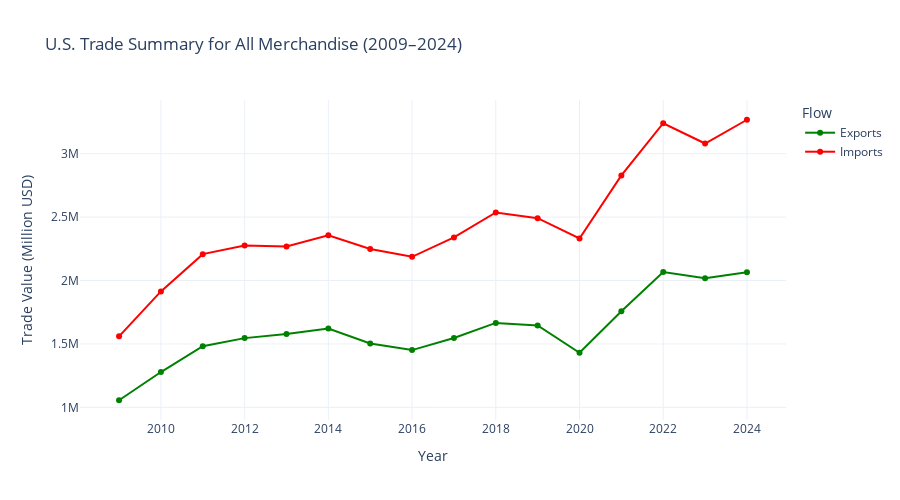

Notebook source saved alongside this figure:
### Code cell
# Filter for All Merchandise
all_merch = merged[merged["Is_All_Merchandise"]].copy()

# Line plot for All Merchandise export and import over time
fig_all = go.Figure()

# Add export line
fig_all.add_trace(go.Scatter(
    x=all_merch["Year"],
    y=all_merch["Export"],
    mode='lines+markers',
    name="Exports",
    line=dict(color="green"),
    marker=dict(size=6),
    hovertemplate="Year: %{x}<br>Export: %{y:,.0f}M<extra></extra>"
))

# Add import line
fig_all.add_trace(go.Scatter(
    x=all_merch["Year"],
    y=all_merch["Import"],
    mode='lines+markers',
    name="Imports",
    line=dict(color="red"),
    marker=dict(size=6),
    hovertemplate="Year: %{x}<br>Import: %{y:,.0f}M<extra></extra>"
))

# Customize layout
fig_all.update_layout(
    title="U.S. Trade Summary for All Merchandise (2009–2024)",
    xaxis_title="Year",
    yaxis_title="Trade Value (Million USD)",
    height=500,
    legend_title="Flow",
    template="plotly_white"
)

fig_all.show()
fig_all.write_html("../img/Import_export_all_trend.html")

### Figure 1 — Plotly figure (JSON) as saved in the notebook; plotly's stock layout.template omitted (floating-point values rounded to 4 significant figures)
{"data": [{"hovertemplate": "Year: %{x}<br>Export: %{y:,.0f}M<extra></extra>", "line": {"color": "green"}, "marker": {"size": 6}, "mode": "lines+markers", "name": "Exports", "type": "scatter", "x": [2009, 2010, 2011, 2012, 2013, 2014, 2015, 2016, 2017, 2018, 2019, 2020, 2021, 2022, 2023, 2024], "y": [1056043, 1278495, 1482508, 1545821, 1578517, 1621874, 1503328, 1451460, 1547195, 1665787, 1645940, 1429995, 1757744, 2066454, 2018059, 2064517]}, {"hovertemplate": "Year: %{x}<br>Import: %{y:,.0f}M<extra></extra>", "line": {"color": "red"}, "marker": {"size": 6}, "mode": "lines+markers", "name": "Imports", "type": "scatter", "x": [2009, 2010, 2011, 2012, 2013, 2014, 2015, 2016, 2017, 2018, 2019, 2020, 2021, 2022, 2023, 2024], "y": [1559625, 1913857, 2207954, 2276267, 2267987, 2356356, 2248811, 2186786, 2339591, 2536145, 2491700, 2331477, 2828515, 3239873, 3080170, 3267389]}], "layout": {"height": 500, "legend": {"title": {"text": "Flow"}}, "title": {"text": "U.S. Trade Summary for All Merchandise (2009–2024)"}, "xaxis": {"title": {"text": "Year"}}, "yaxis": {"title": {"text": "Trade Value (Million USD)"}}}}
